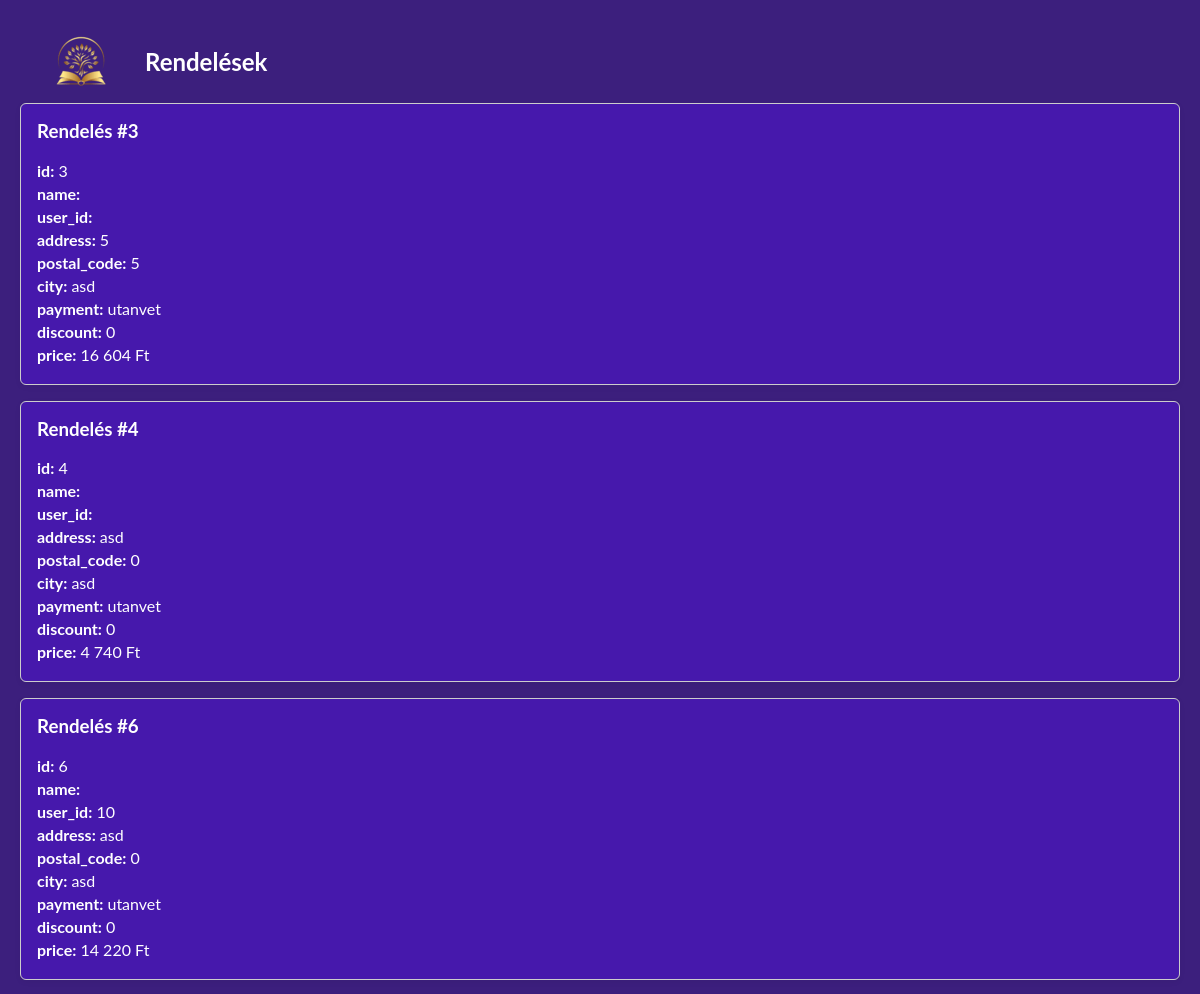
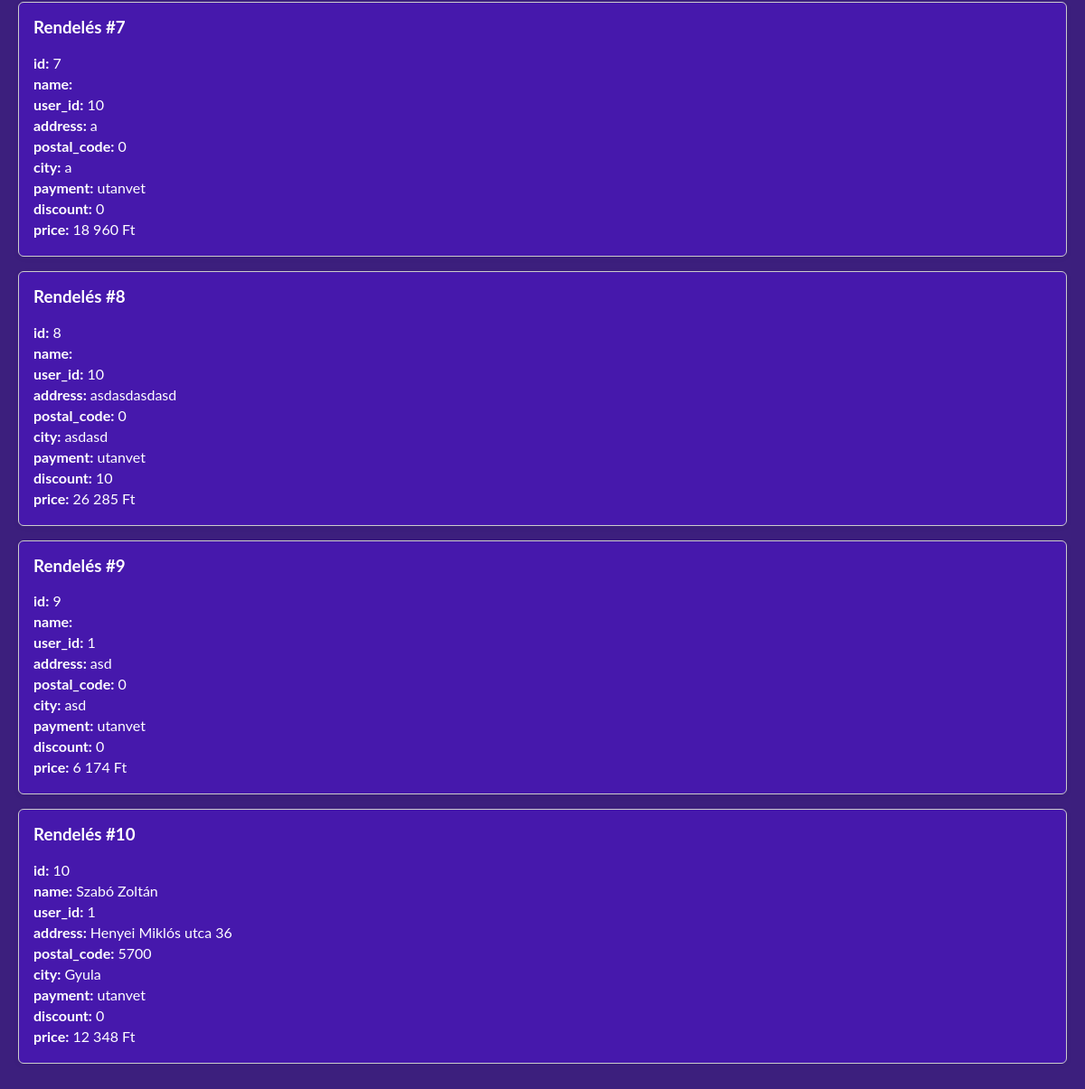
Page /web/admin/orders.php on the earlier database version (2 pictures, top to bottom).
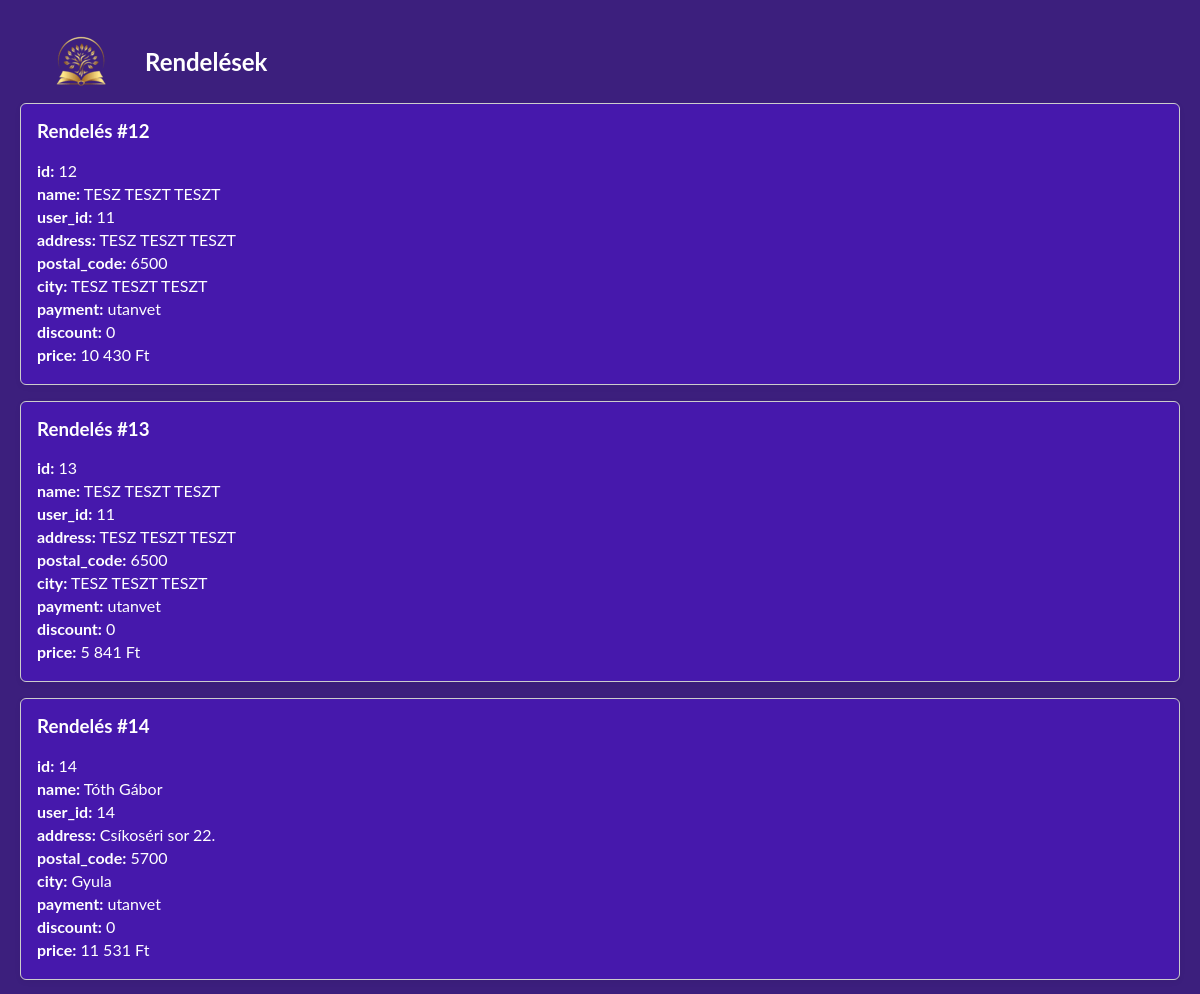
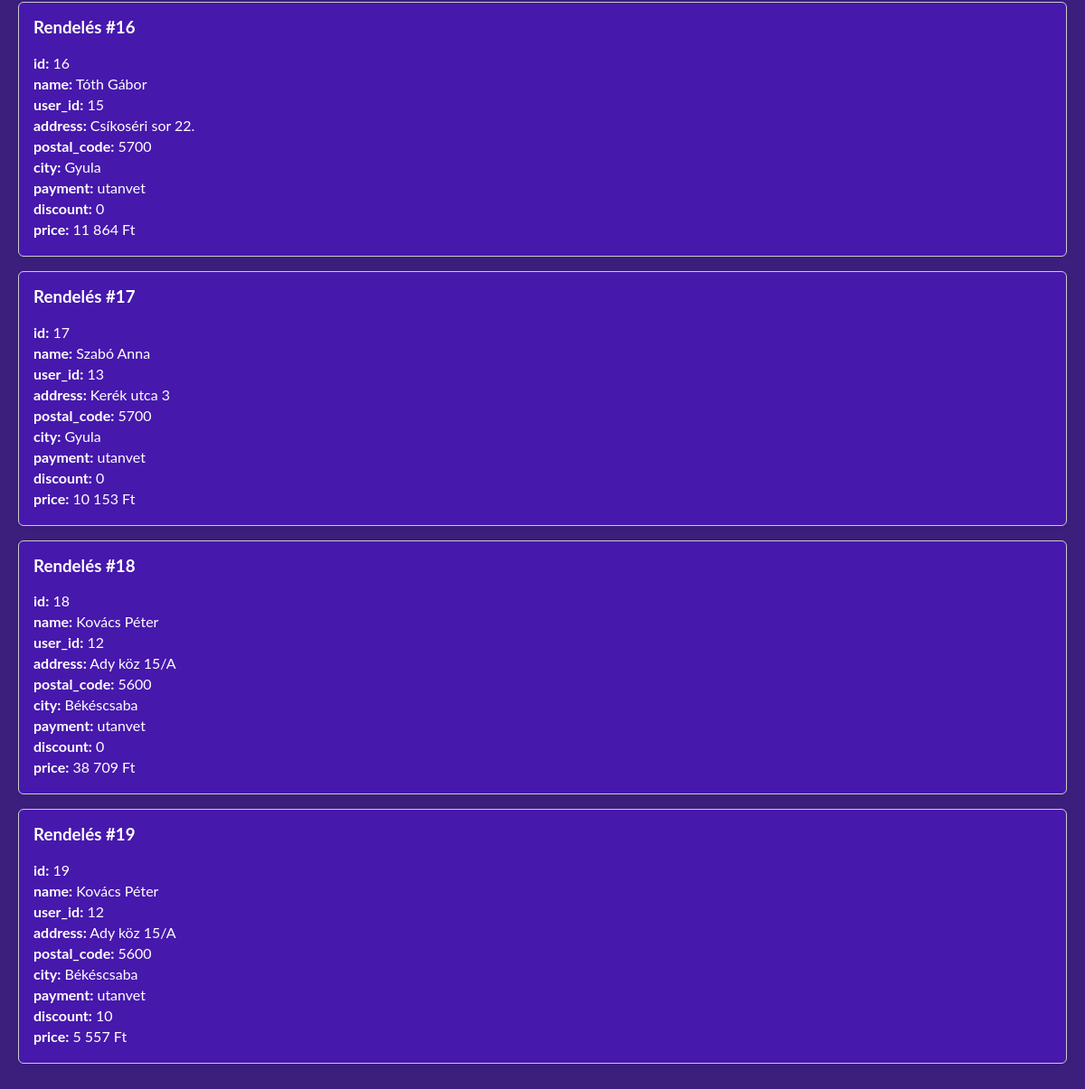
Same page on the later database version (2 pictures, top to bottom).
### tables this page shows
CREATE TABLE `orders` (
  `id` int(11) NOT NULL,
  `name` varchar(255) NOT NULL,
  `user_id` int(11) DEFAULT NULL,
  `address` varchar(420) NOT NULL,
  `postal_code` int(11) NOT NULL,
  `city` varchar(420) NOT NULL,
  `payment` varchar(420) NOT NULL,
  `discount` int(11) NOT NULL
);

### web/admin/orders.php (the view, shortened to what this page needs)
<?php
include '../../src/connect.php';
$stmt = $conn->prepare(
    "SELECT orders.*,
            SUM(books.price) * (1 - orders.discount / 100) AS price
     FROM orders
     JOIN ordered_book ON ordered_book.order_id = orders.id
     JOIN books ON books.book_id = ordered_book.book_id
     GROUP BY orders.id"
);
$stmt->execute();
$result = $stmt->get_result();
?>
<!DOCTYPE html>
<html lang="hu">
<head>
  <link rel="stylesheet" href="../css/admin.css">
</head>
<body>
<div class="navbar-header">
    <a class="navbar-brand" href="../index.php">
        <img src="../img/logo.png" alt="Logo" height="80px">
    </a>
    <h1 class="navbar-title">Rendelések</h1>
</div>
<?php
while ($order = $result->fetch_assoc()) {
    echo '<div class="order">';
    echo '<h3>Rendelés #' . htmlspecialchars($order['id']) . '</h3>';
    foreach ($order as $key => $value) {
        if ($key === 'price') {
            $value = number_format($value, 0, '', ' ') . ' Ft';
        }
        echo '<p><span class="label">' . htmlspecialchars($key) . ':</span> ' . htmlspecialchars($value) . '</p>';
    }
    echo '</div>';
}
?>
</body>
</html>

### web/css/admin.css (style rules this page uses)
body { font-family: "Lato", sans-serif; background-color: #3c1f7d; color: #fff; margin: 0; padding: 20px; }
.order { background: #4618ac; border: 1px solid #ccc; border-radius: 6px; padding: 16px; margin-bottom: 16px; box-shadow: 0 2px 6px rgba(0, 0, 0, 0.05); color: #fff; cursor: default; }
.order h3 { margin-top: 0; color: #fff; }
.order p { margin: 4px 0; }
.label { font-weight: bold; }
.navbar-header { display: flex; align-items: center; gap: 5px; }
.navbar-title { margin: 0; font-size: 24px; cursor: default; }

Differences in the rows shown:
removed orders: id "3", key "id", key "name", key "user_id", key "address", address "5", key "postal_code", postal_code "5", key "city", city "asd", key "payment", payment "utanvet", key "discount", discount "0", key "price", value "16 604 Ft"
removed orders: id "4", key "id", key "name", key "user_id", key "address", address "asd", key "postal_code", postal_code "0", key "city", city "asd", key "payment", payment "utanvet", key "discount", discount "0", key "price", value "4 740 Ft"
removed orders: id "6", key "id", key "name", key "user_id", user "10", key "address", address "asd", key "postal_code", postal_code "0", key "city", city "asd", key "payment", payment "utanvet", key "discount", discount "0", key "price", value "14 220 Ft"
removed orders: id "7", key "id", key "name", key "user_id", user "10", key "address", address "a", key "postal_code", postal_code "0", key "city", city "a", key "payment", payment "utanvet", key "discount", discount "0", key "price", value "18 960 Ft"
removed orders: id "8", key "id", key "name", key "user_id", user "10", key "address", address "asdasdasdasd", key "postal_code", postal_code "0", key "city", city "asdasd", key "payment", payment "utanvet", key "discount", discount "10", key "price", value "26 285 Ft"
removed orders: id "9", key "id", key "name", key "user_id", user "1", key "address", address "asd", key "postal_code", postal_code "0", key "city", city "asd", key "payment", payment "utanvet", key "discount", discount "0", key "price", value "6 174 Ft"
removed orders: id "10", key "id", key "name", name "Szabó Zoltán", key "user_id", user "1", key "address", address "Henyei Miklós utca 36", key "postal_code", postal_code "5700", key "city", city "Gyula", key "payment", payment "utanvet", key "discount", discount "0", key "price", value "12 348 Ft"
added orders: id "12", key "id", key "name", name "TESZ TESZT TESZT", key "user_id", user "11", key "address", address "TESZ TESZT TESZT", key "postal_code", postal_code "6500", key "city", city "TESZ TESZT TESZT", key "payment", payment "utanvet", key "discount", discount "0", key "price", value "10 430 Ft"
added orders: id "13", key "id", key "name", name "TESZ TESZT TESZT", key "user_id", user "11", key "address", address "TESZ TESZT TESZT", key "postal_code", postal_code "6500", key "city", city "TESZ TESZT TESZT", key "payment", payment "utanvet", key "discount", discount "0", key "price", value "5 841 Ft"
added orders: id "14", key "id", key "name", name "Tóth Gábor", key "user_id", user "14", key "address", address "Csíkoséri sor 22.", key "postal_code", postal_code "5700", key "city", city "Gyula", key "payment", payment "utanvet", key "discount", discount "0", key "price", value "11 531 Ft"
added orders: id "16", key "id", key "name", name "Tóth Gábor", key "user_id", user "15", key "address", address "Csíkoséri sor 22.", key "postal_code", postal_code "5700", key "city", city "Gyula", key "payment", payment "utanvet", key "discount", discount "0", key "price", value "11 864 Ft"
added orders: id "17", key "id", key "name", name "Szabó Anna", key "user_id", user "13", key "address", address "Kerék utca 3", key "postal_code", postal_code "5700", key "city", city "Gyula", key "payment", payment "utanvet", key "discount", discount "0", key "price", value "10 153 Ft"
added orders: id "18", key "id", key "name", name "Kovács Péter", key "user_id", user "12", key "address", address "Ady köz 15/A", key "postal_code", postal_code "5600", key "city", city "Békéscsaba", key "payment", payment "utanvet", key "discount", discount "0", key "price", value "38 709 Ft"
added orders: id "19", key "id", key "name", name "Kovács Péter", key "user_id", user "12", key "address", address "Ady köz 15/A", key "postal_code", postal_code "5600", key "city", city "Békéscsaba", key "payment", payment "utanvet", key "discount", discount "10", key "price", value "5 557 Ft"
